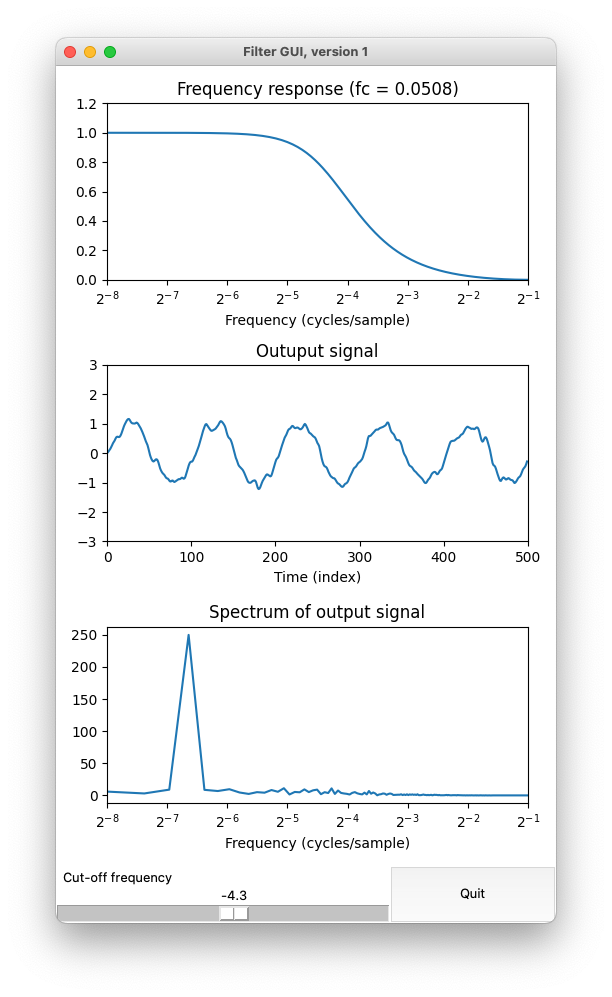

This chart was generated by the following Python code:
# filtering_ver1_freqresp_spectra_logfreq.py
# Low-pass filter a signal. Vary the cut-off frequency with a slider. 

import numpy as np
from scipy.signal import butter, lfilter, freqz
import tkinter as Tk
from matplotlib.backends.backend_tkagg import FigureCanvasTkAgg
import matplotlib.figure

matplotlib.use('TkAgg')
# matplotlib.use('MacOSX')    # Optional if using Mac OSX
print('The matplotlib backend is %s' % matplotlib.get_backend())  # plotting backend

root = Tk.Tk()
root.title('Filter GUI, version 1')

fc_log = Tk.DoubleVar()			# Define Tk variable
fc_log.set(-3)  					# Initilize

# Create noisy signal
N = 500
n = np.arange(0, N)
x = np.sin(10 * np.pi * n/N) + 0.4 * np.random.randn(N)

# Initialize frequency response for plotting
b = [0]
a = [1]
[om, H] = freqz(b, a)
f = om/(2 * np.pi)

X = np.fft.fft(x)
f_X = np.arange(len(X)) / len(x)

# Define figure and plot
my_fig = matplotlib.figure.Figure()
ax_freqresp = my_fig.add_subplot(3, 1, 1)		# axes
ax_signal = my_fig.add_subplot(3, 1, 2)			# axes
ax_spectrum = my_fig.add_subplot(3, 1, 3)			# axes

print('The figure height is', my_fig.get_figheight())
print('The figure width is', my_fig.get_figwidth())

[line_signal] = ax_signal.plot(n, x)
ax_signal.set_xlim(0, N)
ax_signal.set_ylim(-3, 3)
ax_signal.set_title('Outuput signal')
ax_signal.set_xlabel('Time (index)')

[line_freqresp] = ax_freqresp.plot(f, np.abs(H))
ax_freqresp.set_xscale('log', base = 2)
# ax_freqresp.set_xlim(0, 0.5)  # When using log scale, don't set lower limit to 0!
ax_freqresp.set_xlim(0.5**8, 0.5)
ax_freqresp.set_ylim(0, 1.2)
ax_freqresp.set_xlabel('Frequency (cycles/sample)')
ax_freqresp.set_title('Frequency response')

[g_spectrum] = ax_spectrum.plot(f_X, np.abs(X))
ax_spectrum.set_xscale('log', base = 2)
# ax_spectrum.set_xlim(0, 0.5)
ax_spectrum.set_xlim(0.5**8, 0.5)
ax_spectrum.set_xlabel('Frequency (cycles/sample)')
ax_spectrum.set_title('Spectrum of output signal')

my_fig.set_size_inches((5, 8))  # (width, height)

# Create call-back functions

def my_quit():
	global CONTINUE
	CONTINUE = False
	print('Good bye')

# Update plot when slider is moved
def updatePlot(event):
	fc = 2 ** fc_log.get()
	ORDER = 3
	[b, a] = butter(ORDER, 2 * fc)
	y = lfilter(b, a, x)
	[om, H] = freqz(b, a)
	
	line_signal.set_ydata(y)
	line_freqresp.set_ydata(np.abs(H))
	ax_freqresp.set_title('Frequency response (fc = %.4f)' % fc )

	X = np.fft.fft(y)
	g_spectrum.set_ydata(np.abs(X))

	my_fig.canvas.draw()


# Create widgets

# Define slider widget
S1 = Tk.Scale(root, label = 'log2(cut-off frequency)',
  length = 200, orient = 'horizontal', 
  from_ = -8, to = -1.0-0.1,
  resolution = 0.1,
  command = updatePlot,
  variable = fc_log)

# Define canvas widget
my_canvas = FigureCanvasTkAgg(my_fig, master = root)
C1 = my_canvas.get_tk_widget()

# Define button widget
B1 = Tk.Button(root, text = 'Quit', command = my_quit)


# Place widgets in the GUI window
C1.pack()
# S1.pack()			
# B1.pack()
B1.pack( side = 'right', fill = 'both',  expand = True )
S1.pack( side = 'left', expand = True, fill = 'both')			

updatePlot(None)		# Run callback function

my_fig.tight_layout()

CONTINUE = True
while CONTINUE:
	root.update()

	
